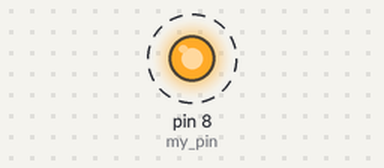
Bench run of a program on a simulated Raspberry Pi (header pin numbers). Parts: output pins drawn as LEDs (lit = HIGH). Dashed ring = blinking. What the program prints to the terminal is not drawn. At 3.0 s the program stops and its outputs stay as they are.

Above: at 0.5 s.
Timing chart, 0 to 4.5 s (numbered marks = the images above):
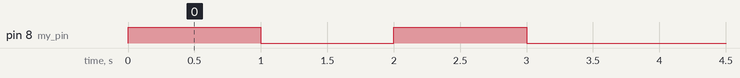

Measured:
- by itself, pin 8 (my_pin): alternates HIGH for 1.0 s and LOW for 1.0 s

The program:

led_schalten.py
```python
import time
import RPi.GPIO as GPIO

def LED_off(pin_number):
    print("LED Pin" +  str(pin_number) + " off")
    GPIO.output(pin_number, False)

def LED_on(pin_number):
    print("LED Pin" + str(pin_number) + " on")
    GPIO.output(pin_number, True)


if __name__ == "__main__":
    my_pin = 8

    GPIO.setmode(GPIO.BOARD)
    GPIO.setup(my_pin, GPIO.OUT)


    print("Start: LED steuern")
    LED_on(my_pin);
    time.sleep(1)
    LED_off(my_pin)

    #--
    time.sleep(1)
    #--

    LED_on(my_pin);
    time.sleep(1)
    LED_off(my_pin)

    print("Ende: LED steuern")
```
